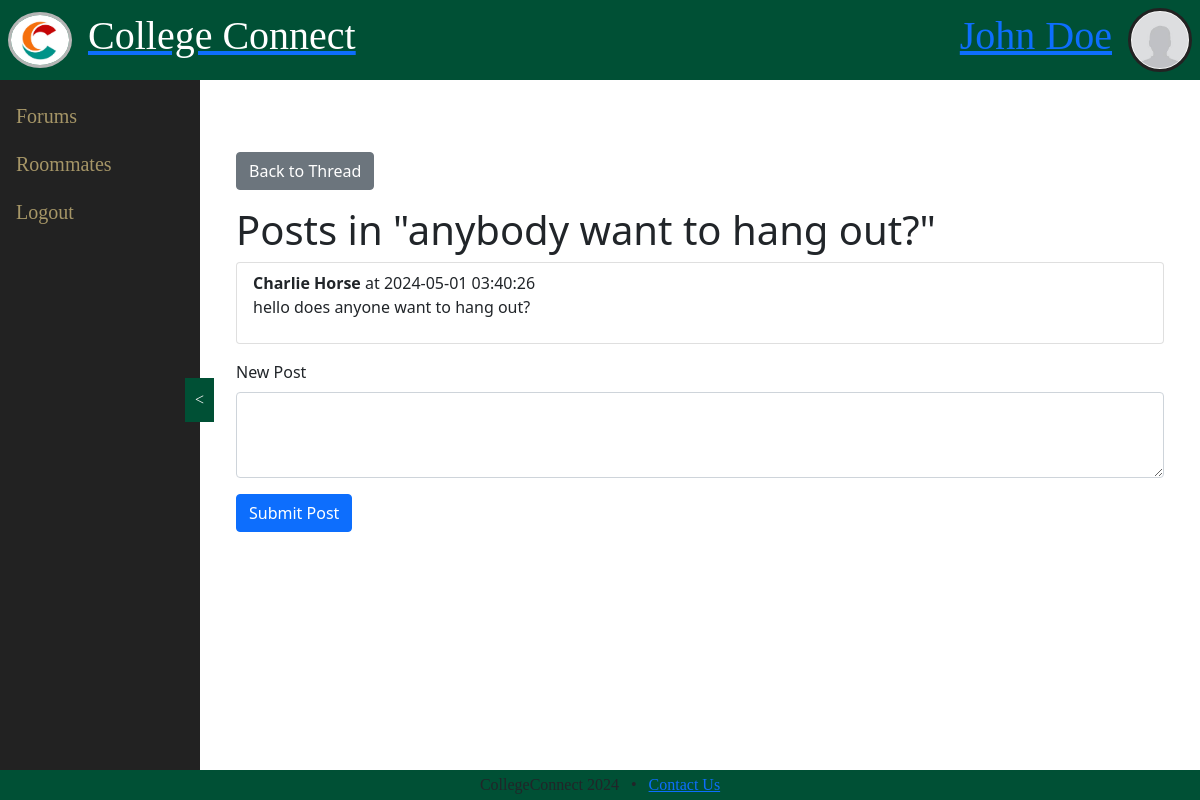
Screenshot of /posts/1 (signed in) with the database file from the repository.
### app.py (models this page shows, shortened)
class Account(db.Model, UserMixin):
    id = db.Column(db.Integer, primary_key=True)
    username = db.Column(db.String(20), unique=False, nullable=False)
    password = db.Column(db.String(20), unique=False, nullable=False)
    email = db.Column(db.String(20), unique=False, nullable=False)
    gender = db.Column(db.Integer, default=999)
    grade = db.Column(db.Integer, default=999)
    religion = db.Column(db.Integer, default=999)
    drugs = db.Column(db.Integer, default=999)
    neatness = db.Column(db.Integer, default=999)
    chronotype = db.Column(db.Integer, default=999)
    about = db.Column(db.Integer, default="")

class Thread(db.Model):
    id = db.Column(db.Integer, primary_key=True)
    title = db.Column(db.String(100), nullable=False)
    topic_id = db.Column(db.Integer, db.ForeignKey('topic.id'), nullable=False)
    user_id = db.Column(db.Integer, db.ForeignKey('account.id'), nullable=False)
    user = db.relationship('Account', backref='threads')
    posts = db.relationship('Post', backref='thread', lazy='dynamic', cascade='all, delete-orphan')

class Post(db.Model):
    id = db.Column(db.Integer, primary_key=True)
    content = db.Column(db.Text, nullable=False)
    thread_id = db.Column(db.Integer, db.ForeignKey('thread.id'), nullable=False)
    user_id = db.Column(db.Integer, db.ForeignKey('account.id'), nullable=False)
    posted_on = db.Column(db.DateTime, server_default=db.func.now())
    user = db.relationship('Account', backref='posts')

### app.py (the view, shortened to what this page needs)
@app.route('/posts/<int:thread_id>', methods=['GET', 'POST'])
@login_required
def posts(thread_id):
    thread = Thread.query.get_or_404(thread_id)
    posts = thread.posts.all()
    return render_template('posts.html', thread=thread, posts=posts)

### app.py (called while the page is built)
@login_manager.user_loader
def loader_user(user_id):
    return Account.query.get(user_id)

### templates/posts.html (shortened to what this page needs)
{% extends 'template.html' %}
{% block body %}
<!DOCTYPE html>
<html lang="en">
<head>
    <link href="https://cdn.jsdelivr.net/npm/bootstrap@5.1.3/dist/css/bootstrap.min.css" rel="stylesheet">
</head>
<body>
    <div class="container mt-5">
        <a href="{{ url_for('threads', topic_id=thread.topic_id, thread_id=thread.id) }}" class="btn btn-secondary mb-3">Back to Thread</a>
        <h1>Posts in "{{ thread.title }}"</h1>
        <ul class="list-group mb-3">
            {% for post in thread.posts %}
            <li class="list-group-item">
                <strong>{{ post.user.username }}</strong> at {{ post.posted_on.strftime('%Y-%m-%d %H:%M:%S') }}
                <p>{{ post.content }}</p>
            </li>
            {% endfor %}
        </ul>
        <form action="{{ url_for('posts', thread_id=thread.id) }}" method="post">
            <div class="mb-3">
                <label for="content" class="form-label">New Post</label>
                <textarea class="form-control" id="content" name="content" rows="3" required></textarea>
            </div>
            <button type="submit" class="btn btn-primary">Submit Post</button>
        </form>
    </div>
</body>
</html>
{% endblock %}

### templates/template.html (shortened to what this page needs)
<!DOCTYPE html>
<html lang="en">
<head>
    <link rel="stylesheet" href="https://cdn.jsdelivr.net/npm/bootstrap@4.0.0/dist/css/bootstrap.min.css"
>
    <link rel="stylesheet" href="https://cdn.jsdelivr.net/npm/bootstrap@4.0.0/dist/css/bootstrap.min.css"
>
    <link rel="stylesheet" href="../Static/CSS/main.css">
</head>
<body>
    <div class="header-wrapper">
        <div class="logo-container">
            <a href="/"><img src="../Static/Images/placeholder-logo.png" alt="CConnect Logo" class="header-logo"></a>
            <a href="/"><h1 class="ml-3 header-text">College Connect</h1></a>
        </div>
        <div class="header-profile-container">
            {% if current_user.is_authenticated %}
            <a href="/profile"><h1 class="banner-user mr-3">{{current_user.username}}</h1></a>
            {% else %}
                <a href="/login"><h1 class="banner-user mr-3">Log in</h1></a>
            {% endif %}
            <a href="/profile" class="pfp-container"><img src="../Static/Images/placeholderPfp.jpg" alt="custom profile" id="custom-pfp-img"></a>
        </div>
    </div>
    <div class="sidebar-wrapper">
        <button id="sidebar-toggle" class="sidebar-toggle">&lt;</button>
        <nav id="sidebar" class="sidebar">
            <ul class="sidebar-link-list">
                <li><a href="/topics" class="nav-item nav-link h5">Forums</a></li>
                <li><a href="/roommate" class="nav-item nav-link h5">Roommates</a></li>
                {% if current_user.is_authenticated %}
                    <li><a href="/logout" class="nav-item nav-link h5">Logout</a></li>
                {% else %}
                    <li><a href="/login" class="nav-item nav-link h5">Login</a></li>
                {% endif %}
            </ul>
        </nav>
    </div>
    <div class="main-wrapper">
        {% block body %}{% endblock %}
    </div>
    <div class="footer-wrapper">
        <footer id="footer">
            <div>CollegeConnect 2024</div>•
            <a href="/contact">Contact Us</a>
        </footer>
    </div>
</body>
</html>

### Static/CSS/main.css (style rules this page uses)
:root { --primary-color: #005035; --secondary-color-dark: #222222; --secondary-color-light: #a69667; --dark-gray: #1A1A1A; --medium-gray: #505050; --light-gray: #b5b5b5; --background-dark: #D9D9D9; --background-light: #E6E6E6; --background-white: #F8F8F8; --font-sm: 0.75rem; --font-mdsm: 0.9rem; --font-mdlg: 1.2rem; --fontlg: 1.5rem; --fontxl: 2rem; --radius-sm: 8px; --radius-md: 12px; --radius-lg: 16px; --margin-xs: 6px; --margin-sm: 12px; --margin-mdsm: 18px; --margin-md: 24px; --margin-mdlg: 30px; --margin-lg: 36px; --margin-xl: 48px; --padding-xs: 2px; --padding-sm: 4px; --padding-mdsm: 6px; --padding-md: 8px; --padding-mdlg: 12px; --padding-lg: 16px; --padding-xl: 24px; }
button { border: none; border-radius: var(--radius-md); padding: var(--padding-mdsm) var(--padding-mdlg); cursor: pointer; }
a { color: inherit; text-decoration: none; }
body { display: grid; grid-template-columns: 200px 1fr; grid-template-rows: 80px minmax(calc(100vh - 110px), 1fr) 30px; grid-template-areas: "header header" "sidebar main" "footer footer"; font-family: 'Lexend', sans-serif; font-family: "Signika Negative", sans-serif; color: var(--white); background-color: var(--background-white); }
.header-wrapper { grid-area: header; background-color: var(--primary-color); height: auto; font-family: "Young Serif", serif; display: flex; align-items: center; justify-content: space-between; }
.logo-container { display: flex; align-items: center; }
.header-logo { width: 64px; margin-left: var(--padding-md); border: var(--light-gray) 3px solid; border-radius: 100%; }
.header-text { font-size: (--fontxl); color: var(--white); }
.header-profile-container { display: flex; align-items: center; }
.pfp-container { display: flex; align-items: center; justify-content: center; width: 64px; height: 64px; border-radius: 100%; background-color: var(--background-white); border: var(--secondary-color-dark) 3px solid; margin-right: var(--padding-md); }
#custom-pfp-img { width: 95%; height: 95%; object-fit: cover; border-radius: 50%; }
.sidebar-wrapper { font-family: "Young Serif", serif; grid-area: sidebar; display: flex; flex-direction: column; }
.sidebar { height: 100%; background-color: var(--secondary-color-dark); transition: width 0.5s ease; padding-top: var(--padding-lg); }
.sidebar-link-list { list-style: none; padding: 0; margin: 0; }
.sidebar-toggle { position: absolute; left: 185px; top: 50%; transform: translateY(-50%); border: none; background-color: var(--primary-color); color: var(--background-white); padding: 10px; transition: background-color 0.2s ease; }
.sidebar .nav-item.nav-link { transition: background-color 0.2s ease; color: var(--secondary-color-light); }
.main-wrapper { grid-area: main; padding: var(--padding-xl); overflow: hidden; }
.footer-wrapper { grid-area: footer; display: flex; gap: var(--margin-md); background-color: var(--primary-color); font-family: 'Young Serif', serif; align-items: center; justify-content: center; }
#footer { display: flex; gap: var(--margin-sm); }

### rows the page displays
Account: username "John Doe"
Thread: title "anybody want to hang out?"
Post: user.username "Charlie Horse", posted_on "2024-05-01 03:40:26", content "hello does anyone want to hang out?"
